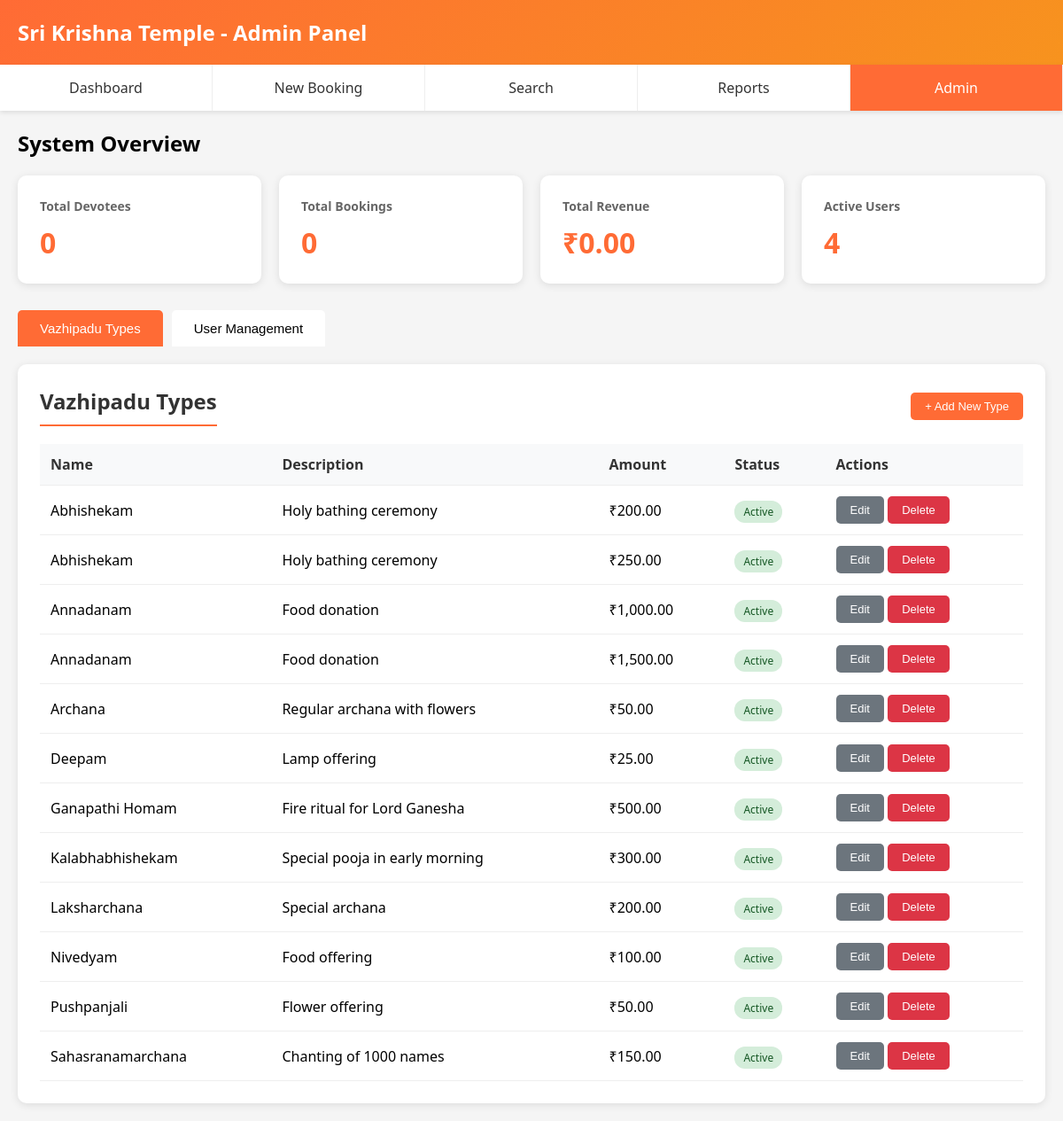
Screenshot of /admin.php (signed in) with the database file from the repository.
### tables this page shows
CREATE TABLE vazhipadu_types (
    id INT PRIMARY KEY AUTO_INCREMENT,
    temple_id INT NOT NULL,
    name VARCHAR(100) NOT NULL,
    description TEXT,
    amount DECIMAL(10,2) NOT NULL,
    is_active BOOLEAN DEFAULT TRUE,
    display_order INT DEFAULT 0,
    created_at TIMESTAMP DEFAULT CURRENT_TIMESTAMP,
    FOREIGN KEY (temple_id) REFERENCES temples(id) ON DELETE CASCADE,
    INDEX idx_temple_active (temple_id, is_active)
);

### config.php (called while the page is built, shortened)
<?php
function formatCurrency($amount) {
    return '₹' . number_format($amount, 2);
}
?>

### admin.php (the view, shortened to what this page needs)
<?php
require_once 'config.php';
$vazhipaduQuery = "SELECT * FROM vazhipadu_types ORDER BY name";
$vazhipaduTypes = $conn->query($vazhipaduQuery);
$statsQuery = "SELECT
    (SELECT COUNT(*) FROM devotees) as total_devotees,
    (SELECT COUNT(*) FROM vazhipadu_bookings) as total_bookings,
    (SELECT SUM(amount) FROM vazhipadu_bookings WHERE payment_status='Completed') as total_revenue,
    (SELECT COUNT(*) FROM users WHERE is_active=1) as active_users";
$statsResult = $conn->query($statsQuery);
$stats = $statsResult->fetch_assoc();
?>
<!DOCTYPE html>
<html lang="en">
<head>
</head>
<body>
    <div class="header">
        <h1><?php echo $_SESSION['temple_name']; ?> - Admin Panel</h1>
    </div>
    <div class="nav">
        <ul>
            <li><a href="index.php">Dashboard</a></li>
            <li><a href="new_booking.php">New Booking</a></li>
            <li><a href="search.php">Search</a></li>
            <li><a href="reports.php">Reports</a></li>
            <li><a href="admin.php" class="active">Admin</a></li>
        </ul>
    </div>
    <div class="container">
        <h2 style="margin-bottom: 20px;">System Overview</h2>
        <div class="stats-grid">
            <div class="stat-card">
                <h3>Total Devotees</h3>
                <div class="value"><?php echo number_format($stats['total_devotees']); ?></div>
            </div>
            <div class="stat-card">
                <h3>Total Bookings</h3>
                <div class="value"><?php echo number_format($stats['total_bookings']); ?></div>
            </div>
            <div class="stat-card">
                <h3>Total Revenue</h3>
                <div class="value"><?php echo formatCurrency($stats['total_revenue']); ?></div>
            </div>
            <div class="stat-card">
                <h3>Active Users</h3>
                <div class="value"><?php echo $stats['active_users']; ?></div>
            </div>
        </div>
        <div class="tabs">
            <button class="tab-btn active" onclick="switchTab('vazhipadu')">Vazhipadu Types</button>
            <button class="tab-btn" onclick="switchTab('users')">User Management</button>
        </div>
        <div id="vazhipadu-tab" class="tab-content active">
            <div class="card">
                <div style="display: flex; justify-content: space-between; align-items: center; margin-bottom: 20px;">
                    <h2 style="margin: 0;">Vazhipadu Types</h2>
                    <button class="btn btn-primary" onclick="openModal('addVazhipaduModal')">
                        + Add New Type
                    </button>
                </div>
                <table>
                    <thead>
                        <tr>
                            <th>Name</th>
                            <th>Description</th>
                            <th>Amount</th>
                            <th>Status</th>
                            <th>Actions</th>
                        </tr>
                    </thead>
                    <tbody>
                        <?php while ($type = $vazhipaduTypes->fetch_assoc()): ?>
                        <tr>
                            <td><?php echo htmlspecialchars($type['name']); ?></td>
                            <td><?php echo htmlspecialchars($type['description']); ?></td>
                            <td><?php echo formatCurrency($type['amount']); ?></td>
                            <td>
                                <span class="status-badge <?php echo $type['is_active'] ? 'status-active' : 'status-inactive'; ?>">
                                    <?php echo $type['is_active'] ? 'Active' : 'Inactive'; ?>
                                </span>
                            </td>
                            <td>
                                <button class="btn btn-secondary" onclick='editVazhipadu(<?php echo json_encode($type); ?>)'>Edit</button>
                                <button class="btn btn-danger" onclick="deleteVazhipadu(<?php echo $type['id']; ?>, '<?php echo addslashes($type['name']); ?>')">Delete</button>
                            </td>
                        </tr>
                        <?php endwhile; ?>
                    </tbody>
                </table>
            </div>
        </div>
    </div>
</body>
</html>

### admin.php (style rules this page uses)
* { margin: 0; padding: 0; box-sizing: border-box; }
body { font-family: 'Segoe UI', Tahoma, Geneva, Verdana, sans-serif; background: #f5f5f5; }
.header { background: linear-gradient(135deg, #ff6b35 0%, #f7931e 100%); color: white; padding: 20px; box-shadow: 0 2px 5px rgba(0,0,0,0.1); }
.header h1 { font-size: 24px; }
.nav { background: white; padding: 0; box-shadow: 0 2px 5px rgba(0,0,0,0.1); }
.nav ul { list-style: none; display: flex; }
.nav li { flex: 1; }
.nav a { display: block; padding: 15px 20px; text-decoration: none; color: #333; text-align: center; border-right: 1px solid #eee; transition: background 0.3s; }
.nav a:hover, .nav a.active { background: #ff6b35; color: white; }
.container { max-width: 1200px; margin: 20px auto; padding: 0 20px; }
.stats-grid { display: grid; grid-template-columns: repeat(auto-fit, minmax(250px, 1fr)); gap: 20px; margin-bottom: 30px; }
.stat-card { background: white; padding: 25px; border-radius: 10px; box-shadow: 0 2px 10px rgba(0,0,0,0.1); }
.stat-card h3 { color: #666; font-size: 14px; margin-bottom: 10px; }
.stat-card .value { font-size: 32px; font-weight: bold; color: #ff6b35; }
.tabs { display: flex; gap: 10px; margin-bottom: 20px; }
.tab-btn { padding: 12px 25px; background: white; border: none; border-radius: 5px 5px 0 0; cursor: pointer; font-size: 15px; font-weight: 500; transition: all 0.3s; }
.tab-btn.active { background: #ff6b35; color: white; }
.tab-content { display: none; }
.tab-content.active { display: block; }
.card { background: white; border-radius: 10px; padding: 25px; box-shadow: 0 2px 10px rgba(0,0,0,0.1); margin-bottom: 20px; }
.card h2 { margin-bottom: 20px; color: #333; border-bottom: 2px solid #ff6b35; padding-bottom: 10px; }
table { width: 100%; border-collapse: collapse; }
th, td { padding: 12px; text-align: left; border-bottom: 1px solid #eee; }
th { background: #f8f9fa; font-weight: 600; color: #333; }
.btn { padding: 8px 16px; border: none; border-radius: 5px; cursor: pointer; font-size: 13px; transition: background 0.3s; text-decoration: none; display: inline-block; }
.btn-primary { background: #ff6b35; color: white; }
.btn-danger { background: #dc3545; color: white; }
.btn-secondary { background: #6c757d; color: white; }
.status-badge { padding: 4px 10px; border-radius: 12px; font-size: 12px; font-weight: 500; }
.status-active { background: #d4edda; color: #155724; }

### rows the page displays
vazhipadu_types: name "Abhishekam", description "Holy bathing ceremony", amount "₹200.00", is_active "Active"
vazhipadu_types: name "Abhishekam", description "Holy bathing ceremony", amount "₹250.00", is_active "Active"
vazhipadu_types: name "Annadanam", description "Food donation", amount "₹1,000.00", is_active "Active"
vazhipadu_types: name "Annadanam", description "Food donation", amount "₹1,500.00", is_active "Active"
vazhipadu_types: name "Archana", description "Regular archana with flowers", amount "₹50.00", is_active "Active"
vazhipadu_types: name "Deepam", description "Lamp offering", amount "₹25.00", is_active "Active"
vazhipadu_types: name "Ganapathi Homam", description "Fire ritual for Lord Ganesha", amount "₹500.00", is_active "Active"
vazhipadu_types: name "Kalabhabhishekam", description "Special pooja in early morning", amount "₹300.00", is_active "Active"
vazhipadu_types: name "Laksharchana", description "Special archana", amount "₹200.00", is_active "Active"
vazhipadu_types: name "Nivedyam", description "Food offering", amount "₹100.00", is_active "Active"
vazhipadu_types: name "Pushpanjali", description "Flower offering", amount "₹50.00", is_active "Active"
vazhipadu_types: name "Sahasranamarchana", description "Chanting of 1000 names", amount "₹150.00", is_active "Active"

### other values shown
$_SESSION['temple_name'] "Sri Krishna Temple"
$stats['total_devotees'] "0"
$stats['total_bookings'] "0"
formatCurrency($stats['total_revenue']) "₹0.00"
$stats['active_users'] "4"
